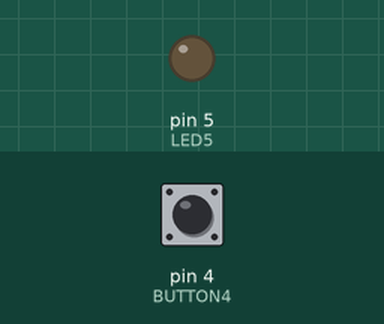
A sketch run on a simulated Arduino Uno, built with avr-gcc and run on an emulated ATmega328P. Parts: output pins drawn as LEDs (lit = HIGH). The inputs (shaded band) are chosen by the test bench; at power-on: pin 4 (BUTTON4) LOW.

Above: at 1.2 s.
1.3 s: pin 4 (BUTTON4) pulled HIGH for 0.15 s
At 1.8 s:
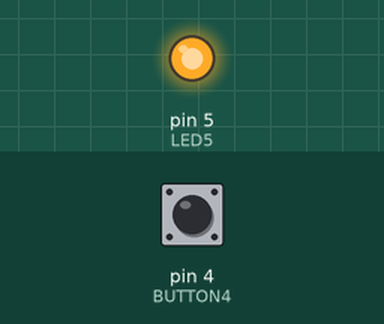
2.9 s: pin 4 (BUTTON4) pulled HIGH for 1 s
At 4.2 s:
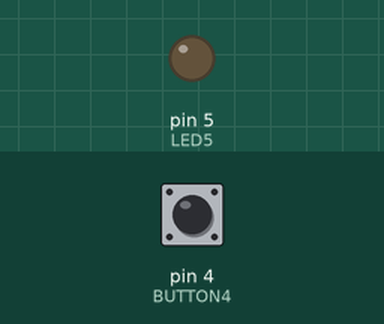
5.4 s: pin 4 (BUTTON4) pulled HIGH for 3.2 s
At 6.1 s:
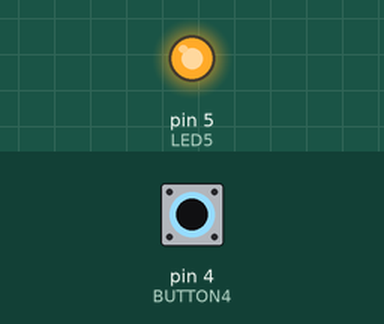
Timing chart, 0 to 8.4 s (numbered marks = the images above; inputs shaded):
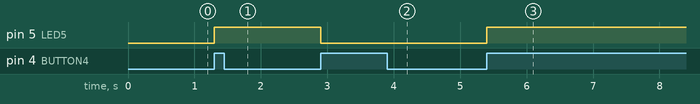

Measured:
- after the input at 1.3 s, pin 5 (LED5): LOW → HIGH at once
- after the input at 2.9 s, pin 5 (LED5): HIGH → LOW at once
- after the input at 5.4 s, pin 5 (LED5): LOW → HIGH at once

The sketch:

ledButtonPress1.0.ino
```cpp
int LED5 = 5;
int BUTTON4 = 4;

bool ledState = false;
int lastButton = LOW;

void setup() {
  // put your setup code here, to run once:
  pinMode(LED5,OUTPUT);
  pinMode(BUTTON4,INPUT);
}

void loop() {
  // put your main code here, to run repeatedly:
  int currentButton = digitalRead(BUTTON4);

  if(currentButton == HIGH && lastButton == LOW ) {

    ledState = !ledState;
    if(ledState)
      digitalWrite(LED5,HIGH);
    else
      digitalWrite(LED5,LOW);

  delay(50);
  }

  lastButton = currentButton;
}
```
